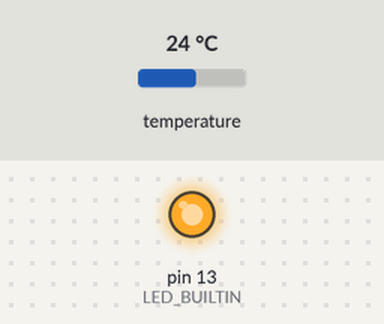
A sketch run on a simulated Arduino Uno, built with avr-gcc and run on an emulated ATmega328P. On the bench: output pins drawn as LEDs (lit = HIGH). The inputs (shaded band) are chosen by the test bench; at power-on: temperature 24 °C. What the sketch prints to the serial monitor is not drawn.

Above: at 0.1 s.
At 15.1 s:
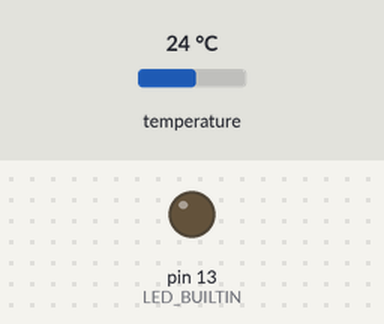
Timing chart, 0 to 16.6 s (numbered marks = the images above):
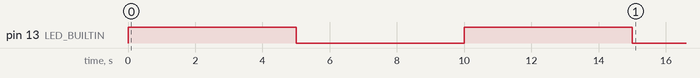

The sketch:

Temp_SD_Logger_Serial.ino
```cpp
/*
  DS18B20 24Hr Temp logger proof of concept
  Ver 0.9B
  Austin Everman

  Uses code from SD datalogger example and from http://forum.bildr.org/viewtopic.php?t=476
*/

#include <SPI.h>
#include <OneWire.h>

int DS18S20_Pin = 2; //DS18S20 Signal pin on digital 2

//Temperature chip i/o
OneWire ds(DS18S20_Pin); // on digital pin 2


void setup()
{
  pinMode(LED_BUILTIN, OUTPUT);
  digitalWrite(LED_BUILTIN, HIGH);   // Blnk the green LED to confirm setup
  delay(5000);
  digitalWrite(LED_BUILTIN, LOW);
  delay(5000);
  digitalWrite(LED_BUILTIN, HIGH);
  delay(5000);
  digitalWrite(LED_BUILTIN, LOW);
  delay(5000);

  // Open serial communications and wait for port to open:
  Serial.begin(9600);
}

void loop()
{
  Serial.println(getTemp());
  delay(5000);
}


float getTemp()
{
  //returns the temperature from one DS18S20 in DEG Celsius

  byte data[12];
  byte addr[8];

  if ( !ds.search(addr))
  {
    //no more sensors on chain, reset search
    ds.reset_search();
    return -1000;
  }

  if ( OneWire::crc8( addr, 7) != addr[7])
  {
    Serial.print("CRC is not valid!\n");
    return -1000;
  }

  if ( addr[0] != 0x10 && addr[0] != 0x28)
  {
    Serial.print("Device is not recognized");
    return -1000;
  }

  ds.reset();
  ds.select(addr);
  ds.write(0x44, 1); // start conversion, with parasite power on at the end

  byte present = ds.reset();
  ds.select(addr);
  ds.write(0xBE); // Read Scratchpad


  for (int i = 0; i < 9; i++)// we need 9 bytes
  {
    data[i] = ds.read();
  }

  ds.reset_search();

  byte MSB = data[1];
  byte LSB = data[0];
  float CONT_REMAIN = data[6];
  float CONT_PER_C = data[7];

  float tempRead = ((MSB << 8) | LSB); //using two's compliment
  float TemperatureSum = tempRead / 2 - 0.25 + (CONT_PER_C - CONT_REMAIN) / CONT_PER_C;

  return TemperatureSum;
}
```
